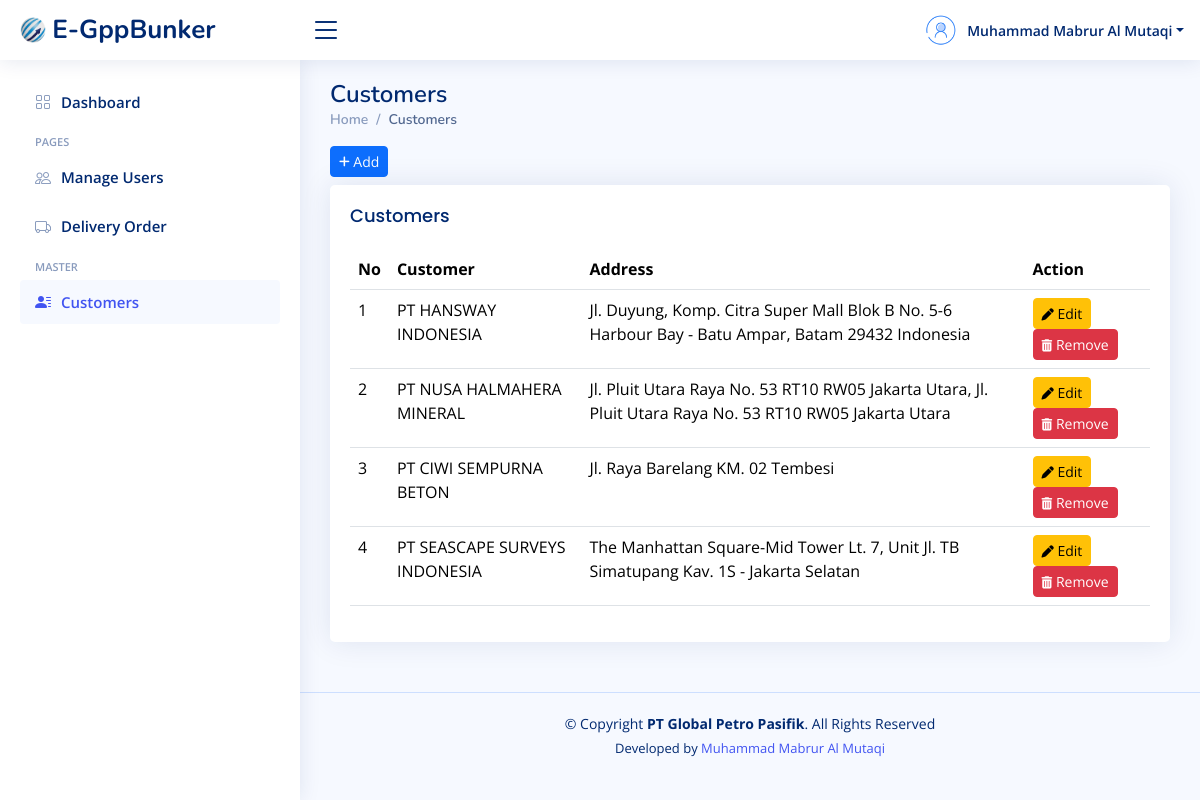
/manage-customers.php (signed in), run on an earlier commit of the app's database.
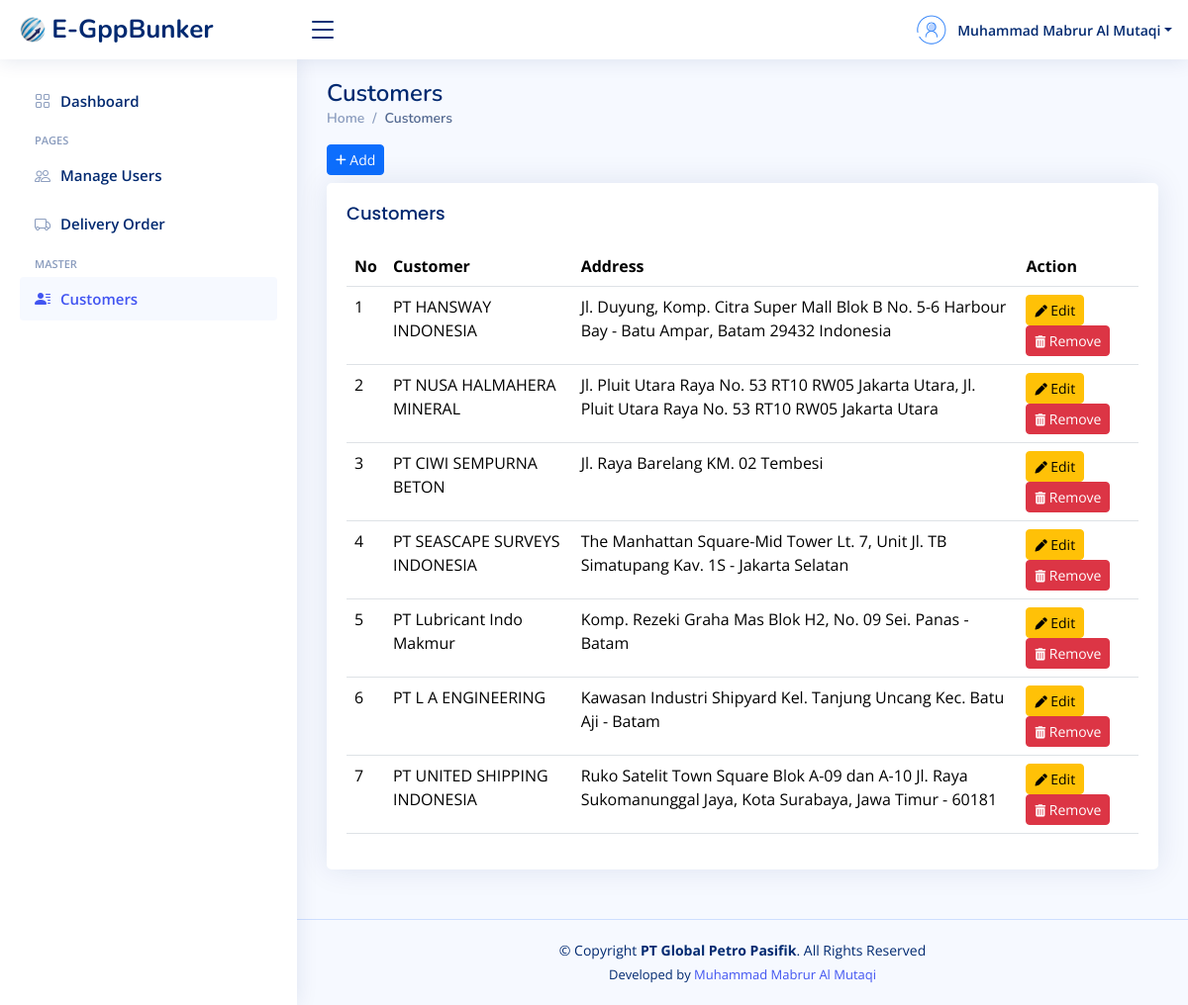
And on a later commit of the database.
### tables this page shows
CREATE TABLE `customer` (
  `id_customer` int(10) NOT NULL,
  `customer_name` varchar(60) NOT NULL,
  `address` text NOT NULL
);

### manage-customers.php (the view, shortened to what this page needs)
<?php
    include "koneksi.php";
?>
<!DOCTYPE html>
<html lang="en">
<?php
    include "layouts/head-css.php";
?>
<body>
<?php
    include "layouts/header.php";
?>
<?php
    include "layouts/sidebar.php";
?>
<main id="main" class="main">
    <div class="pagetitle">
      <h1>Customers</h1>
      <nav>
        <ol class="breadcrumb">
          <li class="breadcrumb-item"><a href="index.php">Home</a></li>
          <li class="breadcrumb-item active">Customers</li>
        </ol>
      </nav>
    </div>
    <a href="tambah-customer.php" class="btn btn-primary btn-sm mb-2"><i class="fa fa-plus fa-sm"></i> Add</a>
    <section class="section">
      <div class="row">
        <div class="col-lg-12">
          <div class="card">
            <div class="card-body">
              <h5 class="card-title">Customers</h5>
                <div class="table-responsive">
                    <table class="table datatable table table-hover">
                      <thead>
                        <tr>
                          <th>No</th>
                          <th>Customer</th>
                          <th>Address</th>
                          <th>Action</th>
                        </tr>
                      </thead>
                      <tbody>
                      <?php
                          $no = 1;
                          $query = "SELECT * FROM customer";
                          $tampil = mysqli_query($koneksi, $query);
                          if (mysqli_num_rows($tampil) > 0) {
                              while ($data = mysqli_fetch_assoc($tampil)){
                      ?>
                        <tr>
                          <td><?= $no++?></td>
                          <td><?= $data['customer_name']?></td>
                          <td><?= $data['address']?></td>
                          <td>
                            <a href="edit-customer.php?id_customer=<?= $data['id_customer']?>" class="btn btn-warning btn-sm"><i class="fa fa-pen fa-sm"></i> Edit</a>
                            <a href="#" class="btn btn-danger btn-sm" onclick="return confirmRemove(<?= $data['id_customer']?>);"><i class="fa fa-trash fa-sm"></i> Remove</a>
                          </td>
                        </tr>
                      <?php
                          }
                      } else {
                      ?>
                          <tr>
                              <td colspan="5" class="text-center">Tidak ada data</td>
                          </tr>
                      <?php } ?>
                      </tbody>
                    </table>
                </div>
            </div>
          </div>
        </div>
      </div>
    </section>
  </main>
<?php
    include "layouts/footer.php";
?>
</body>
</html>

What changed in the data, as far as the page shows it:
added customer: customer_name "PT Lubricant Indo Makmur", address "Komp. Rezeki Graha Mas Blok H2, No. 09 Sei. Panas - Batam"
added customer: customer_name "PT L A ENGINEERING", address "Kawasan Industri Shipyard Kel. Tanjung Uncang Kec. Batu Aji - Batam"
added customer: customer_name "PT UNITED SHIPPING INDONESIA", address "Ruko Satelit Town Square Blok A-09 dan A-10 Jl. Raya Sukomanunggal Jaya, Kota Surabaya, Jawa Timur - 60181"
